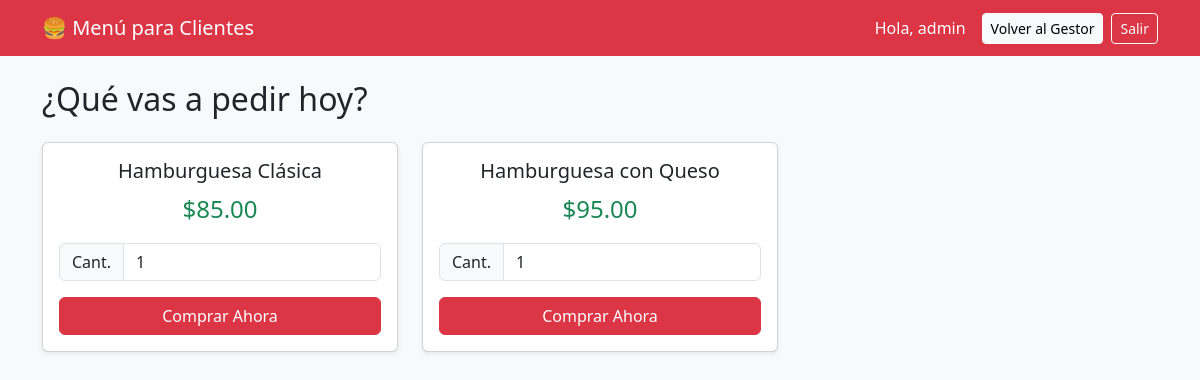
The app's page /controlador/TiendaControlador.php (signed in), older data.
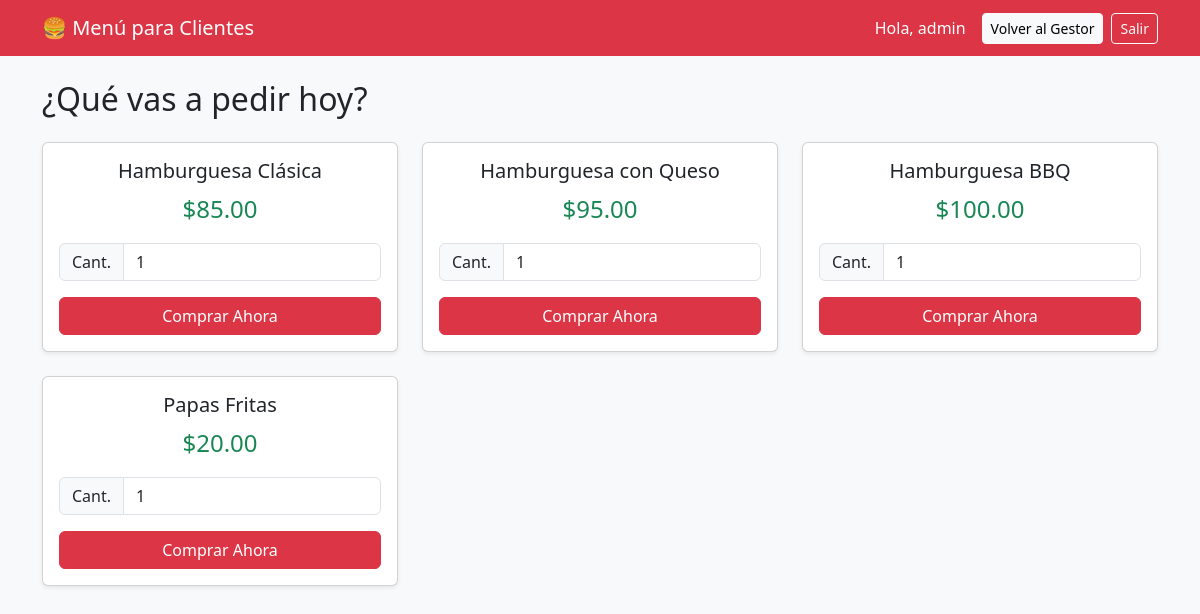
The same page, newer data.
### tables this page shows
CREATE TABLE IF NOT EXISTS `productos` (
  `id` int(11) NOT NULL AUTO_INCREMENT,
  `nombre` varchar(100) NOT NULL,
  `precio_venta` decimal(10,2) NOT NULL,
  `imagen` varchar(255) DEFAULT 'default.png',
  PRIMARY KEY (`id`)
);

### controlador/TiendaControlador.php (called while the page is built, shortened)
<?php
require_once '../config/db.php';
require_once '../modelo/TiendaModelo.php';
$modelo = new TiendaModelo($pdo);
$productos = $modelo->getProductos();
require_once '../vista/tienda.vista.php';
?>

### modelo/TiendaModelo.php (called while the page is built, shortened)
<?php
class TiendaModelo {
    private $pdo;
    public function __construct($pdo) {
        $this->pdo = $pdo;
    }
    public function getProductos() {
        return $this->pdo->query("SELECT * FROM productos")->fetchAll(PDO::FETCH_ASSOC);
    }
}
?>

### vista/tienda.vista.php (the view, shortened to what this page needs)
<!DOCTYPE html>
<html lang="es">
<head>
    <link href="https://cdn.jsdelivr.net/npm/bootstrap@5.3.0/dist/css/bootstrap.min.css" rel="stylesheet">
</head>
<body class="bg-light">
<nav class="navbar navbar-dark bg-danger mb-4">
    <div class="container">
        <a class="navbar-brand" href="#">🍔 Menú para Clientes</a>
        <div class="d-flex text-white align-items-center">
            <span class="me-3">Hola, <?= htmlspecialchars($_SESSION['username']) ?></span>
            <?php if($_SESSION['rol'] === 'admin'): ?>
                <a href="AdminControlador.php" class="btn btn-sm btn-light me-2">Volver al Gestor</a>
            <?php endif; ?>
            <a href="../logout.php" class="btn btn-sm btn-outline-light">Salir</a>
        </div>
    </div>
</nav>
<div class="container">
    <h2>¿Qué vas a pedir hoy?</h2>
    <div class="row mt-4">
        <?php foreach ($productos as $prod): ?>
        <div class="col-md-4 mb-4">
            <div class="card shadow-sm h-100">
                <div class="card-body text-center">
                    <h5 class="card-title"><?= htmlspecialchars($prod['nombre']) ?></h5>
                    <p class="fs-4 text-success">$<?= htmlspecialchars($prod['precio_venta']) ?></p>
                    <form method="POST">
                        <div class="input-group mb-3">
                            <span class="input-group-text">Cant.</span>
                            <input type="number" name="cantidad" value="1" min="1" class="form-control" required>
                        </div>
                        <button type="submit" name="comprar" class="btn btn-danger w-100">Comprar Ahora</button>
                    </form>
                </div>
            </div>
        </div>
        <?php endforeach; ?>
    </div>
</div>
</body>
</html>

Row changes from the older to the newer data that the page shows:
added productos: nombre "Hamburguesa BBQ", precio_venta "100.00"
added productos: nombre "Papas Fritas", precio_venta "20.00"
